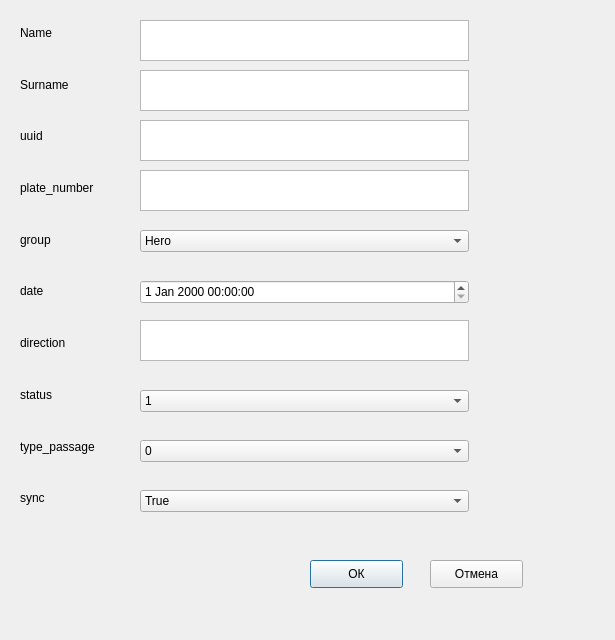
<?xml version="1.0" encoding="UTF-8"?>
<ui version="4.0">
 <class>Dialog2</class>
 <widget class="QDialog" name="Dialog2">
  <property name="geometry">
   <rect>
    <x>0</x>
    <y>0</y>
    <width>615</width>
    <height>640</height>
   </rect>
  </property>
  <property name="windowTitle">
   <string>Dialog</string>
  </property>
  <widget class="QComboBox" name="group">
   <property name="geometry">
    <rect>
     <x>140</x>
     <y>230</y>
     <width>329</width>
     <height>22</height>
    </rect>
   </property>
   <item>
    <property name="text">
     <string>Hero</string>
    </property>
   </item>
   <item>
    <property name="text">
     <string>Виробництво</string>
    </property>
   </item>
   <item>
    <property name="text">
     <string/>
    </property>
   </item>
  </widget>
  <widget class="QTextEdit" name="plate_number">
   <property name="geometry">
    <rect>
     <x>140</x>
     <y>170</y>
     <width>329</width>
     <height>41</height>
    </rect>
   </property>
  </widget>
  <widget class="QComboBox" name="type_passage">
   <property name="geometry">
    <rect>
     <x>140</x>
     <y>440</y>
     <width>329</width>
     <height>22</height>
    </rect>
   </property>
   <item>
    <property name="text">
     <string>0</string>
    </property>
   </item>
   <item>
    <property name="text">
     <string>1</string>
    </property>
   </item>
  </widget>
  <widget class="QTextEdit" name="surname">
   <property name="geometry">
    <rect>
     <x>140</x>
     <y>70</y>
     <width>329</width>
     <height>41</height>
    </rect>
   </property>
  </widget>
  <widget class="QTextEdit" name="uuid">
   <property name="geometry">
    <rect>
     <x>140</x>
     <y>120</y>
     <width>329</width>
     <height>41</height>
    </rect>
   </property>
  </widget>
  <widget class="QComboBox" name="sync">
   <property name="geometry">
    <rect>
     <x>140</x>
     <y>490</y>
     <width>329</width>
     <height>22</height>
    </rect>
   </property>
   <item>
    <property name="text">
     <string>True</string>
    </property>
   </item>
   <item>
    <property name="text">
     <string>False</string>
    </property>
   </item>
  </widget>
  <widget class="QDateTimeEdit" name="date">
   <property name="geometry">
    <rect>
     <x>140</x>
     <y>280</y>
     <width>329</width>
     <height>24</height>
    </rect>
   </property>
  </widget>
  <widget class="QTextEdit" name="direction">
   <property name="geometry">
    <rect>
     <x>140</x>
     <y>320</y>
     <width>329</width>
     <height>41</height>
    </rect>
   </property>
  </widget>
  <widget class="QTextEdit" name="name">
   <property name="geometry">
    <rect>
     <x>140</x>
     <y>20</y>
     <width>329</width>
     <height>41</height>
    </rect>
   </property>
  </widget>
  <widget class="QWidget" name="verticalLayoutWidget">
   <property name="geometry">
    <rect>
     <x>20</x>
     <y>10</y>
     <width>111</width>
     <height>511</height>
    </rect>
   </property>
   <layout class="QVBoxLayout" name="verticalLayout">
    <item>
     <widget class="QLabel" name="label">
      <property name="text">
       <string>Name</string>
      </property>
     </widget>
    </item>
    <item>
     <widget class="QLabel" name="label_2">
      <property name="text">
       <string>Surname</string>
      </property>
     </widget>
    </item>
    <item>
     <widget class="QLabel" name="label_3">
      <property name="text">
       <string>uuid</string>
      </property>
     </widget>
    </item>
    <item>
     <widget class="QLabel" name="label_4">
      <property name="text">
       <string>plate_number</string>
      </property>
     </widget>
    </item>
    <item>
     <widget class="QLabel" name="label_5">
      <property name="text">
       <string>group</string>
      </property>
     </widget>
    </item>
    <item>
     <widget class="QLabel" name="label_6">
      <property name="text">
       <string>date</string>
      </property>
     </widget>
    </item>
    <item>
     <widget class="QLabel" name="label_7">
      <property name="text">
       <string>direction</string>
      </property>
     </widget>
    </item>
    <item>
     <widget class="QLabel" name="label_8">
      <property name="text">
       <string>status</string>
      </property>
     </widget>
    </item>
    <item>
     <widget class="QLabel" name="label_9">
      <property name="text">
       <string>type_passage</string>
      </property>
     </widget>
    </item>
    <item>
     <widget class="QLabel" name="label_11">
      <property name="text">
       <string>sync</string>
      </property>
     </widget>
    </item>
   </layout>
  </widget>
  <widget class="QComboBox" name="status">
   <property name="geometry">
    <rect>
     <x>140</x>
     <y>390</y>
     <width>329</width>
     <height>22</height>
    </rect>
   </property>
   <item>
    <property name="text">
     <string>1</string>
    </property>
   </item>
   <item>
    <property name="text">
     <string>2</string>
    </property>
   </item>
   <item>
    <property name="text">
     <string>3</string>
    </property>
   </item>
   <item>
    <property name="text">
     <string>4</string>
    </property>
   </item>
  </widget>
  <widget class="QPushButton" name="send_data_2">
   <property name="geometry">
    <rect>
     <x>310</x>
     <y>560</y>
     <width>93</width>
     <height>28</height>
    </rect>
   </property>
   <property name="text">
    <string>ОК</string>
   </property>
  </widget>
  <widget class="QPushButton" name="close_window">
   <property name="geometry">
    <rect>
     <x>430</x>
     <y>560</y>
     <width>93</width>
     <height>28</height>
    </rect>
   </property>
   <property name="text">
    <string>Отмена</string>
   </property>
  </widget>
 </widget>
 <resources/>
 <connections/>
</ui>
